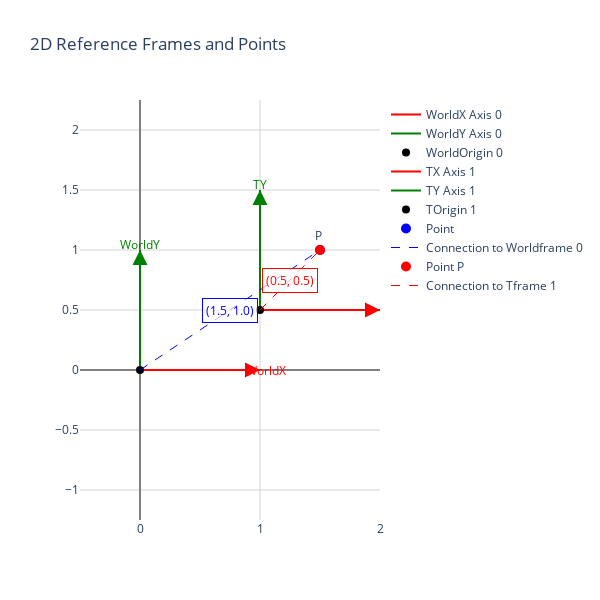

Notebook code cell kept with this figure:
### Markdown cell above
### 2.2 Translation Mathematics

The mathematics of translation is much simpler than rotation. To find the coordinates of a point in a translated frame, we simply subtract the origin of the new frame from the point's world coordinates:

$$\begin{bmatrix} x' \\ y' \end{bmatrix} = \begin{bmatrix} x \\ y \end{bmatrix} - \begin{bmatrix} t_x \\ t_y \end{bmatrix}$$

Where:
- $(x, y)$ are the coordinates in the world frame
- $(x', y')$ are the coordinates in the translated frame
- $(t_x, t_y)$ is the translation vector (the position of the new frame's origin in the world frame)

Let's see this in practice with our point P:

### Code cell
# Calculate coordinates in the translated frame
x, y = point_coords
tx, ty = translated_frame[0], translated_frame[1]

# Translation formula
x_prime = x - tx
y_prime = y - ty

print(f"Point coordinates in world frame: ({x}, {y})")
print(f"Translation vector: ({tx}, {ty})")
print(f"Point coordinates in translated frame: ({x_prime}, {y_prime})")

# Verify with our library function
frames = [world_frame, translated_frame]
rx, ry = point_in_frame(x, y, tx, ty, 0)  # Last parameter is rotation (0 in this case)
print(f"Verification using point_in_frame function: ({rx}, {ry})")

# Visualize with both coordinate representations
point_world = [x, y, "", "blue", 0]
point_translated = [x, y, "P ", "red", 1]

fig = create_2d_visualization(
    points=[point_world, point_translated],
    frames=frames,
    show_coords=True,
    show_labels=True
)

fig.show()

### Figure 1 — Plotly figure (JSON) as saved in the notebook; plotly's stock layout.template omitted (floating-point values rounded to 4 significant figures)
{"data": [{"line": {"color": "red", "width": 2}, "mode": "lines", "name": "WorldX Axis 0", "type": "scatter", "x": [0, 1], "y": [0, 0]}, {"line": {"color": "green", "width": 2}, "mode": "lines", "name": "WorldY Axis 0", "type": "scatter", "x": [0, 0], "y": [0, 1]}, {"marker": {"color": "black", "size": 8, "symbol": "circle"}, "mode": "markers", "name": "WorldOrigin 0", "type": "scatter", "x": [0], "y": [0]}, {"line": {"color": "red", "width": 2}, "mode": "lines", "name": "TX Axis 1", "type": "scatter", "x": [1, 2], "y": [0.5, 0.5]}, {"line": {"color": "green", "width": 2}, "mode": "lines", "name": "TY Axis 1", "type": "scatter", "x": [1, 1], "y": [0.5, 1.5]}, {"marker": {"color": "black", "size": 8, "symbol": "circle"}, "mode": "markers", "name": "TOrigin 1", "type": "scatter", "x": [1], "y": [0.5]}, {"marker": {"color": "blue", "size": 10}, "mode": "markers+text", "name": "Point ", "text": [""], "textposition": "top center", "type": "scatter", "x": [1.5], "y": [1]}, {"line": {"color": "blue", "dash": "dash", "width": 1}, "mode": "lines", "name": "Connection to Worldframe 0", "type": "scatter", "x": [0, 1.5], "y": [0, 1]}, {"marker": {"color": "red", "size": 10}, "mode": "markers+text", "name": "Point P ", "text": ["P "], "textposition": "top center", "type": "scatter", "x": [1.5], "y": [1]}, {"line": {"color": "red", "dash": "dash", "width": 1}, "mode": "lines", "name": "Connection to Tframe 1", "type": "scatter", "x": [1, 1.5], "y": [0.5, 1]}], "layout": {"annotations": [{"arrowcolor": "red", "arrowhead": 2, "arrowsize": 1.5, "arrowwidth": 2, "ax": 0.8, "axref": "x", "ay": 0, "ayref": "y", "showarrow": true, "x": 1, "xref": "x", "y": 0, "yref": "y"}, {"arrowcolor": "green", "arrowhead": 2, "arrowsize": 1.5, "arrowwidth": 2, "ax": 0, "axref": "x", "ay": 0.8, "ayref": "y", "showarrow": true, "x": 0, "xref": "x", "y": 1, "yref": "y"}, {"font": {"color": "red", "size": 12}, "showarrow": false, "text": "WorldX", "x": 1.05, "xref": "x", "y": 0, "yref": "y"}, {"font": {"color": "green", "size": 12}, "showarrow": false, "text": "WorldY", "x": 0, "xref": "x", "y": 1.05, "yref": "y"}, {"arrowcolor": "red", "arrowhead": 2, "arrowsize": 1.5, "arrowwidth": 2, "ax": 1.8, "axref": "x", "ay": 0.5, "ayref": "y", "showarrow": true, "x": 2, "xref": "x", "y": 0.5, "yref": "y"}, {"arrowcolor": "green", "arrowhead": 2, "arrowsize": 1.5, "arrowwidth": 2, "ax": 1, "axref": "x", "ay": 1.3, "ayref": "y", "showarrow": true, "x": 1, "xref": "x", "y": 1.5, "yref": "y"}, {"font": {"color": "red", "size": 12}, "showarrow": false, "text": "TX", "x": 2.05, "xref": "x", "y": 0.5, "yref": "y"}, {"font": {"color": "green", "size": 12}, "showarrow": false, "text": "TY", "x": 1, "xref": "x", "y": 1.55, "yref": "y"}, {"bgcolor": "rgba(255, 255, 255, 0.7)", "bordercolor": "blue", "borderpad": 3, "borderwidth": 1, "font": {"color": "blue", "size": 12}, "showarrow": false, "text": "(1.5, 1.0)", "x": 0.75, "y": 0.5}, {"bgcolor": "rgba(255, 255, 255, 0.7)", "bordercolor": "red", "borderpad": 3, "borderwidth": 1, "font": {"color": "red", "size": 12}, "showarrow": false, "text": "(0.5, 0.5)", "x": 1.25, "y": 0.75}], "height": 600, "plot_bgcolor": "white", "title": {"text": "2D Reference Frames and Points"}, "width": 600, "xaxis": {"gridcolor": "lightgray", "gridwidth": 1, "range": [-0.5, 2], "showgrid": true, "title": {"text": ""}, "zeroline": true, "zerolinecolor": "gray", "zerolinewidth": 2}, "yaxis": {"gridcolor": "lightgray", "gridwidth": 1, "range": [-0.5, 1.5], "scaleanchor": "x", "scaleratio": 1, "showgrid": true, "title": {"text": ""}, "zeroline": true, "zerolinecolor": "gray", "zerolinewidth": 2}}}
